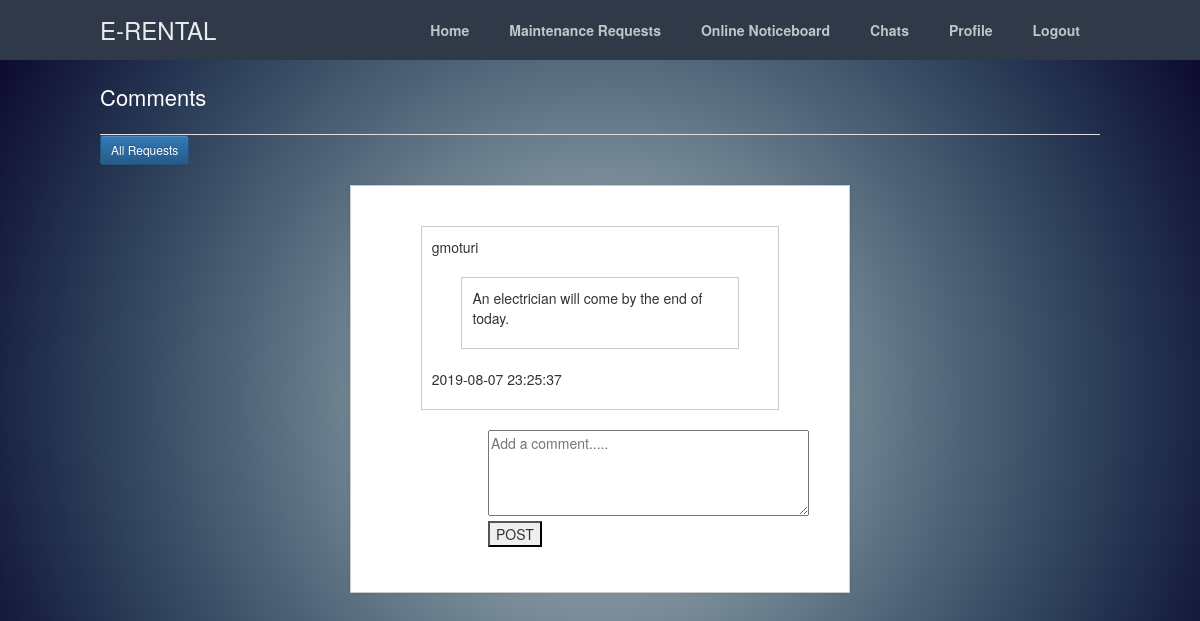
Page /r_comments.php?request_id=2 (signed in) on the committed database.
### tables this page shows
CREATE TABLE `r_comments` (
  `r_comment_id` int(11) NOT NULL,
  `request_id` int(11) NOT NULL,
  `user_id` int(11) NOT NULL,
  `r_c_desc` varchar(255) NOT NULL,
  `r_c_time` timestamp NOT NULL DEFAULT current_timestamp(),
  `r_c_status` varchar(20) NOT NULL
);

CREATE TABLE `user` (
  `user_id` int(11) NOT NULL,
  `f_name` varchar(20) NOT NULL,
  `l_name` varchar(20) NOT NULL,
  `u_name` varchar(40) NOT NULL,
  `email` varchar(20) NOT NULL,
  `u_type` varchar(20) NOT NULL,
  `gender` varchar(10) NOT NULL,
  `psw` varchar(255) NOT NULL,
  `property` varchar(40) NOT NULL,
  `h_no` varchar(20) NOT NULL,
  `status` varchar(20) NOT NULL,
  `u_image` longblob NOT NULL,
  `start_date` timestamp NULL DEFAULT NULL,
  `end_date` timestamp NULL DEFAULT NULL
);

### r_comments.php (the view, shortened to what this page needs)
<?php
   $request_id = $_GET['request_id'];
?>
<!DOCTYPE html>
<html>
<head>
<link href="stylesheet.css" rel="stylesheet" type="text/css">
</head>
<body>
<body class="loggedin" overflow-y: scroll;>
		<nav class="navtop">
			<div>
				<h1>E-RENTAL</h1>
				<a href="welcome.php">Home</a>
				<a href="requests.php">Maintenance Requests</a>
				<a href="posts.php">Online Noticeboard</a>
				<a href="chats.php">Chats</a>
				<a href="profile.php">Profile</a>
				<a href="logout.php">Logout</a>
			</div>
		</nav>
		<div class="content">
		<h2 style="color:white;">Comments</h2>
<a href="requests.php" class='btn btn-primary btn-sm' >All Requests</a>
<div id="content">
  <?php
  include("config.php");
  $sql = "SELECT r_comments.r_comment_id,r_comments.request_id,r_comments.user_id,r_comments.r_c_desc, r_comments.r_c_time,r_comments.r_c_status, user.u_name,user.user_id FROM r_comments INNER JOIN user ON r_comments.user_id=user.user_id WHERE request_id='$request_id'";
$result = $conn->query($sql);
  if ($result->num_rows > 0) {
    while($row = $result->fetch_assoc()) {
		if($row['r_c_status']=="displayed"){
		echo "<div id='img_div'>";
		echo "<p>".$row['u_name']."</p>";
        echo "<div id='img_div'>"."<p>".$row['r_c_desc']."</p>"."</div>";
		echo "<p>".$row['r_c_time']."</p>";
		echo "</div>";
    }
  }
  }
  ?>
  <form method="POST" action="">
  	<div>
      <textarea
      	id="text"
      	cols="40"
      	rows="4"
      	name="r_c_desc"
      	placeholder="Add a comment....."></textarea>
  	</div>
  	<div>
  		<button type="submit" name="upload">POST</button>
  	</div>
  </form>
</div>
</body>
</html>

### stylesheet.css (style rules this page uses)
body,html { height: 100%; margin: 0; background-image: radial-gradient(circle, #c2c9cb, #8496a0, #4f6478, #243451, #080129); }
.navtop { background-color: #2f3947; height: 60px; width: 100%; border: 0; }
.navtop div { display: flex; margin: 0 auto; width: 1000px; height: 100%; }
.navtop div h1, .navtop div a { display: inline-flex; align-items: center; }
.navtop div h1 { flex: 1; font-size: 24px; padding: 0; margin: 0; color: #eaebed; font-weight: normal; }
.navtop div a { padding: 0 20px; text-decoration: none; color: #c1c4c8; font-weight: bold; }
body.loggedin { background-color: #f3f4f7; }
.content { width: 1000px; margin: 0 auto; }
.content h2 { margin: 0; padding: 25px 0; font-size: 22px; border-bottom: 1px solid #e0e0e3; color: #4a536e; }
.content > p, .content > div { box-shadow: 0 0 5px 0 rgba(0, 0, 0, 0.1); margin: 25px 0; padding: 25px; background-color: #fff; }
.content > div p { padding: 5px; margin: 0 0 10px 0; }
#content { width: 50%; margin: 20px auto; border: 1px solid #cbcbcb; }
form { width: 50%; margin: 20px auto; }
form div { margin-top: 5px; }
#img_div { background="note.jpg"; width: 80%; padding: 5px; margin: 15px auto; border: 1px solid #cbcbcb; }
#img_div:after { content: ""; display: block; clear: both; }
body { background-size: cover; background-repeat:no-repeat; }

### r_comments.php (style rules this page uses)
#content { width: 50%; margin: 20px auto; border: 1px solid #cbcbcb; }
form { width: 50%; margin: 20px auto; }
form div { margin-top: 5px; }
#img_div { width: 80%; padding: 5px; margin: 15px auto; border: 1px solid #cbcbcb; }
#img_div:after { content: ""; display: block; clear: both; }

### rows in the picture
r_comments: user.u_name "gmoturi", r_c_desc "An electrician will come by the end of today.", r_c_time "2019-08-07 23:25:37"
